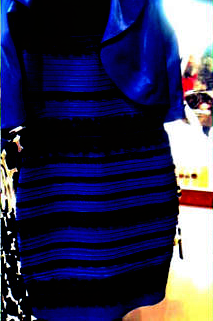
%> input picture testVR1/Assets/Asset/Resources/d004.bmp, 213 x 321 px, given in place of BAIJIN.PNG, which was not available
$ octave test.m   (GNU Octave 9; MATLAB toolbox functions it lacks are replaced by stand-ins)
%> lines starting %> are read from the running program, lines starting %| are printed output that depends on the picture; pictures that were not available may be replaced by others from this repository, and a replacement may not be noted
clear all; close all;
BJimg = imread('BAIJIN.PNG');
%> BJimg is the input picture: size 321x213x3 uint8; mean R, G, B 50.3, 48.9, 80.8
LHimg = imread('LANHEI.PNG');
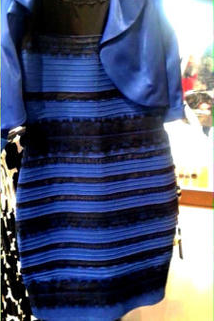
%> input picture testVR1/Assets/Asset/Resources/LANHEI.png, 214 x 321 px
%> LHimg is the input picture: size 321x214x3 uint8; mean R, G, B 79.7, 88.3, 117.5


%  k = 10;


for k = 1:200
 BJimg_R = double(BJimg(:,:,1));
 BJimg_G = double(BJimg(:,:,2));
 BJimg_B = double(BJimg(:,:,3));

 BJimg_R = BJimg_R(1:321,1:213);
 BJimg_G = BJimg_G(1:321,1:213);
 BJimg_B = BJimg_B(1:321,1:213);


 LHimg_R = double(LHimg(:,:,1));
 LHimg_G = double(LHimg(:,:,2));
 LHimg_B = double(LHimg(:,:,3));

  LHimg_R = LHimg_R(1:321,1:213);
  LHimg_G = LHimg_G(1:321,1:213);
  LHimg_B = LHimg_B(1:321,1:213);


  d_R = (BJimg_R - LHimg_R)./200;
  d_G = (BJimg_G - LHimg_G)./200;
   d_B = (BJimg_B - LHimg_B)./200;

   R = LHimg_R + k*d_R;
   G = LHimg_G + k*d_G;
   B = LHimg_B + k*d_B;

 img(:,:,1) = uint8(R);
  img(:,:,2) = uint8(G);
   img(:,:,3) = uint8(B);

   imwrite(img, strcat('d', num2str( floor(k / 100)), num2str( floor(mod(k,100) / 10)), num2str(mod(k,10)), '.bmp'));
end
%> this loop made 200 passes
%> pass 1, `BJimg_R = double(BJimg(:,:,1));`:
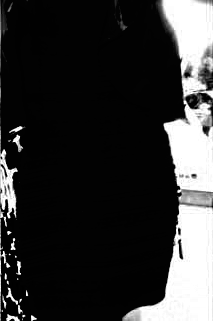
%> BJimg_R: size 321x213 double; min 0, max 255, mean 50.3
%> pass 1, `BJimg_G = double(BJimg(:,:,2));`:
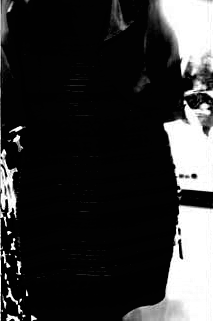
%> BJimg_G: size 321x213 double; min 0, max 255, mean 48.9
%> pass 1, `BJimg_B = double(BJimg(:,:,3));`:
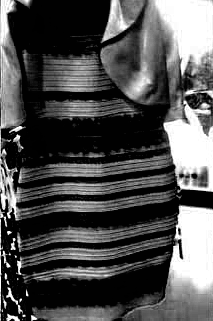
%> BJimg_B: size 321x213 double; min 0, max 255, mean 80.8
%> pass 1, `LHimg_R = double(LHimg(:,:,1));`:
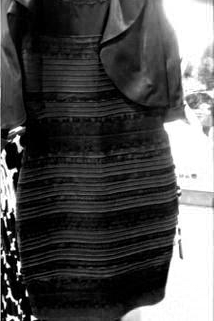
%> LHimg_R: size 321x214 double; min 0, max 255, mean 79.7
